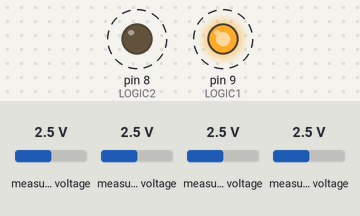
Recording of a program running on a simulated Arduino Nano, built with avr-gcc and run on an emulated ATmega328P. Shown: output pins drawn as LEDs (lit = HIGH). Dashed ring = blinking. Inputs (shaded band) come from the test bench; at power-on: measured voltage 2.5 V. What the program prints to the serial monitor is not drawn.

Above: at 0.03 s.
Timing chart, 0 to 3.0 s (numbered marks = the images above):
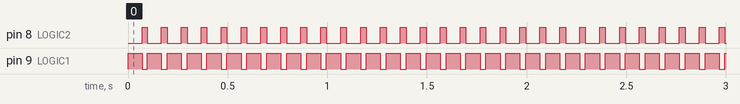

The program:

main.cpp
```cpp
#include <Arduino.h>
#include <Wire.h>
#include <SPI.h>
#include <Adafruit_ADS1X15.h>

#define LOGIC1 9
#define LOGIC2 8
//#define DEBUG

Adafruit_ADS1115 ads;

unsigned long start_time = 0;
float userfrq = 10.0f;
float period = 1.0f;
float in_line = 10000.0f;
const float multiplier = 0.1875F;         // For 16 bit dac @ +/-6.144V gain
volatile bool toggle_flag = false;        // ISR flag
bool L_state = false;                     // Logic flag
bool readchk = false;
unsigned long high_state_start_time = 0;
unsigned long high_state_duration = 0;
char buffer[64];
char resistance_str[16];
int signalType = 0;                       // 0 for biphasic, 1 for pure DC

int16_t val_drop;
int16_t adc2;
int16_t adc3;
float sense1;
float sense2;
float r1;
float r2;
char r1_str[10];
char r2_str[10];
char s1_str[10];
char s2_str[10];


void toggleHbridge()
{
  if (signalType == 1)
  {
    // Pure DC mode, keep LOGIC1 high
    L_state = true;
    readchk = false;
    digitalWrite(LOGIC1, HIGH);
    digitalWrite(LOGIC2, LOW);
  }
  else
  {
    // Biphasic mode
    L_state = !L_state;
    if (L_state)
    {
      readchk = false;
      digitalWrite(LOGIC1, HIGH);
      digitalWrite(LOGIC2, LOW);
      high_state_start_time = micros(); // Start timing the high state
    }
    else
    {
      digitalWrite(LOGIC1, LOW);
      digitalWrite(LOGIC2, HIGH);
    }
  }
}

float bigR(float drop, float sense, float in_l)
{
  float i_calculated = (drop * multiplier) / in_l;
  float R = sense / i_calculated;
  return R;
}

void readADC()
{
  if (start_time == 0) {   // Check if start time hasn't been initialized
    start_time = millis(); // Record the time when LOGIC1 goes high for the first time
  }

  val_drop = ads.readADC_Differential_0_1();

  adc2 = ads.readADC_SingleEnded(2);
  adc3 = ads.readADC_SingleEnded(3);
  sense1 = ads.computeVolts(adc2);
  sense2 = ads.computeVolts(adc3);

  r1 = bigR(val_drop, sense1, in_line);
  r2 = bigR(val_drop, sense2, in_line);

  unsigned long elapsed_time = millis() - start_time;

  dtostrf(r1, 6, 3, r1_str);
  dtostrf(r2, 6, 3, r2_str);
  dtostrf(sense1, 6, 3, s1_str);
  dtostrf(sense2, 6, 3, s2_str);

  snprintf(buffer, sizeof(buffer), "%lu,%s,%s,%s,%s", elapsed_time, r1_str, r2_str, s1_str, s2_str);
  Serial.println(buffer);
}


void setup()
{
  Serial.begin(9600);
  pinMode(LOGIC1, OUTPUT);
  pinMode(LOGIC2, OUTPUT);

  digitalWrite(LOGIC1, LOW);
  digitalWrite(LOGIC2, LOW);

  ads.setGain(GAIN_TWOTHIRDS); // +/- 6.144V range

  if (!ads.begin())
  {
    Serial.println("Failed to initialize ADS1115");
    while (1);
  }
  Serial.println("Good Init");

  // Serial.println("Enter signal type (0 for biphasic, 1 for pure DC):");
  // while (!Serial.available());

  // signalType = Serial.parseInt();
  // Serial.print("Signal type set to: ");
  // Serial.println(signalType == 0 ? "Biphasic" : "Pure DC");

  // Serial.println("Enter frequency in Hz (1, 2, 5, 10, 20):");
  // while (!Serial.available());

  // userfrq = Serial.parseFloat();
  // Serial.print("Frequency set to: ");
  // Serial.println(userfrq);
  userfrq = (2 * userfrq);
  period = (1.0 / userfrq);

  // Init timer1
  noInterrupts();   // disables global interrupts
  TCCR1A = 0;       // sets entire TCCR1A register to 0
  TCCR1B = 0;       // same for TCCR1B

  // Calculate OCR1A value
  float clockSpeed = 16000000.0; // Arduino clock speed in Hz
  float prescaler = 1024.0; // Prescaler value
  float tempOCR1A = clockSpeed / (prescaler * userfrq) - 1;

  unsigned long user_fq = static_cast<unsigned long>(round(tempOCR1A));

  if (user_fq < 1)
  {
    user_fq = 1; // Minimum practical value to avoid too fast interrupts
  } else if (user_fq > 65535)
  {
    user_fq = 65535; // Maximum value for a 16-bit timer
  }

  OCR1A = user_fq;    // 15624 = 16MHz / (1024 * 1Hz) - 1

  // Enables CTC mode
  TCCR1B |= (1 << WGM12);

  // Sets CS10 and CS12 bits for 1024 prescaler
  TCCR1B |= (1 << CS10);
  TCCR1B |= (1 << CS12);

  // Enables timer compare IRQ
  TIMSK1 |= (1 << OCIE1A);

  interrupts();
  high_state_duration = period * 1E6; // High state duration in microseconds

#ifdef DEBUG
  unsigned long calculated_period = clockSpeed / (prescaler * (OCR1A + 1));
  Serial.print("Calculated period: ");
  Serial.print(calculated_period);
  Serial.println(" Hz");
  Serial.print("User_fq: ");
  Serial.println(user_fq);
  Serial.print("OCR1A Value: ");
  Serial.println(OCR1A);
#endif
}

void loop()
{
  if (toggle_flag)
  {
    toggleHbridge();
    toggle_flag = false;
  }

  // Check if H-bridge is high and ~80% through its duty cycle
  if (!readchk && L_state && (micros() - high_state_start_time >= 0.75 * high_state_duration))
  {
    readADC();
    readchk = true;
  }
}

// Timer1 ISR
ISR(TIMER1_COMPA_vect)
{
  toggle_flag = true;
}
```

Measured:
- by itself, pin 8 (LOGIC2): alternates HIGH for 0.03 s and LOW for 0.07 s
- by itself, pin 9 (LOGIC1): alternates HIGH for 0.07 s and LOW for 0.03 s
